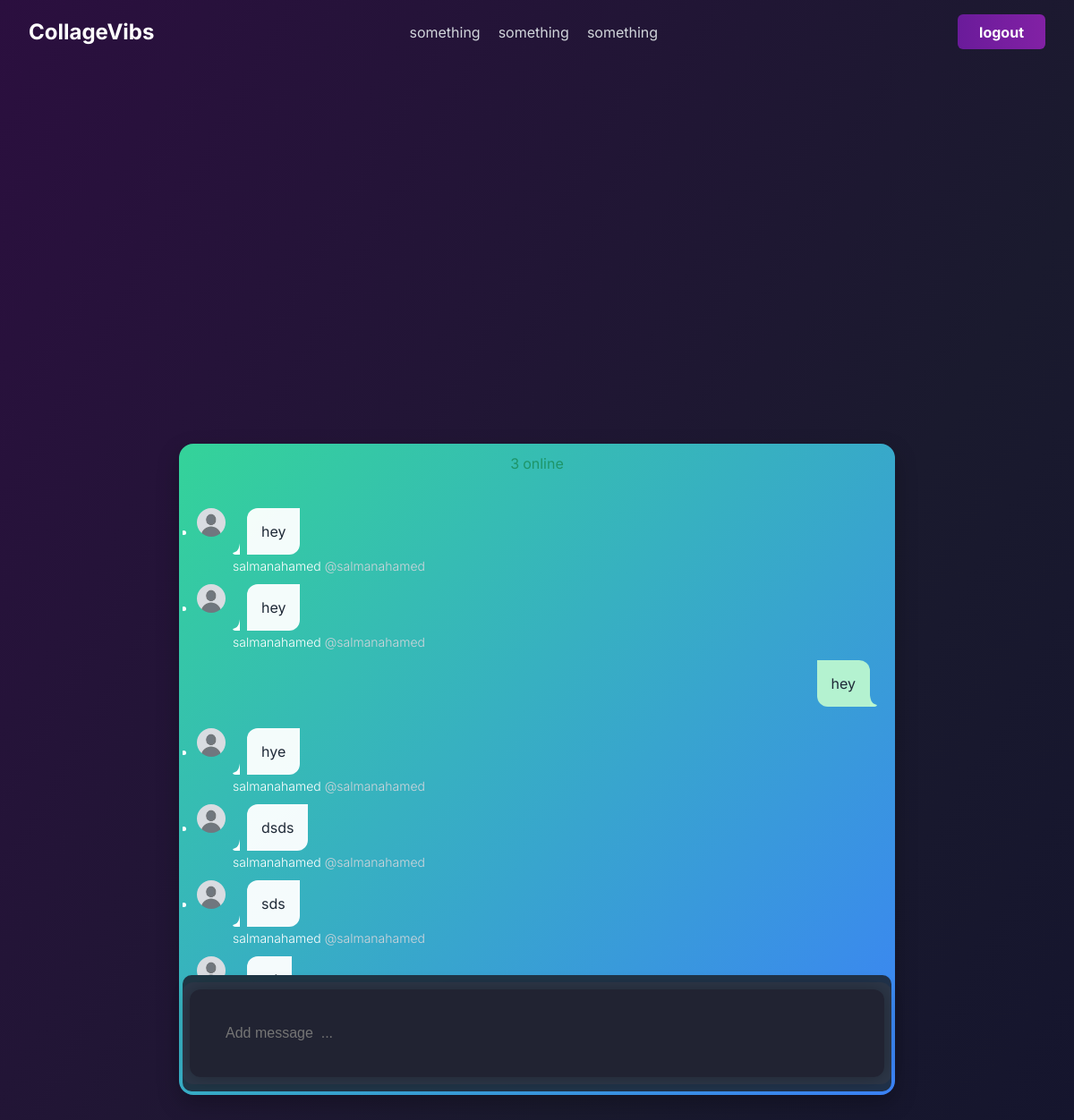
The page /globalchat/ (signed in) on the database its author committed.
### globalchat/models.py (models this page shows, shortened)
class GlobalChatMessage(models.Model):
    user = models.ForeignKey(User, on_delete=models.CASCADE)
    message = models.TextField()
    timestamp = models.DateTimeField(auto_now_add=True)
    class Meta:
        ordering = ['-timestamp']

### globalchat/views.py (the view, shortened to what this page needs)
# urls.py: path('', views.global_chat, name='global_chat'),
@login_required
def global_chat(request):
    global_chat_messages = GlobalChatMessage.objects.all()[:30]
    form = GlobalChatCreateForm()
    context = {
        'global_chat_messages': global_chat_messages,
        'form': form,
    }
    return render(request, 'globalchat/global_chat.html', context)

### globalchat/forms.py
class GlobalChatCreateForm(ModelForm):
    class Meta:
        model = GlobalChatMessage
        fields = ['message']
        widgets = {
        'message': forms.TextInput(attrs={
            'placeholder': 'Add message  ...',
            'maxlength': '300',
            'autofocus': True,
    }),
}

### globalchat/templates/globalchat/global_chat.html (shortened to what this page needs)
{% extends "main/layout.html" %}
{% block content %}
<wrapper class="wrapper">
  <div id="chat_window" class="chat-window">
    <div class="chat-header">
      <span id="online-count" class="online-count">3</span>online
    </div>
    <div id="chat_container" class="chat-container">
      <ul id="chat_messages" class="chat-messages">
    {% for chat in global_chat_messages reversed %}
    {% include "globalchat/global_chat_message.html" %}
    {% endfor %}
      </ul>
    </div>
    <div class="chat-footer">
      <div class="input-wrapper">
      <form
        id="chat_message_form"
        class="input-form"
        hx-ext="ws"
        ws-connect="/ws/globalchat/public-chat/"
        ws-send
        hx-swap="afterend"
        hx-target="#chat_messages"
        _="on htmx:wsAfterSend reset() me">
          {{ form.message }}
      </form>
      </div>
    </div>
  </div>
</wrapper>
{% endblock %}

### globalchat/templates/globalchat/global_chat_message.html
{% if chat.user == user %}
        <li class="message-sent">
          <div class="sent-bubble">
            <span>{{ chat.message }}</span>
          </div>
          <div class="svg-right">
            <svg height="13" width="8">
              <path fill="#bbf7d0" d="M6.3,10.4C1.5,8.7,0.9,5.5,0,0.2L0,13l5.2,0C7,13,9.6,11.5,6.3,10.4z"/>
            </svg>
          </div>
        </li>
    {% else %}
        <li class="message-received">
          <div class="message-row">
            <div class="avatar">
              <a href="#"><img src="{% if chat.user.profile.profile_picture %}{{ chat.user.profile.profile_picture.url }}{% else %}/media/profile_pictures/default.jpg{% endif %}">
</a>
            </div>
            <div class="svg-left">
              <svg height="13" width="8">
                <path fill="white" d="M2.8,13L8,13L8,0.2C7.1,5.5,6.5,8.7,1.7,10.4C-1.6,11.5,1,13,2.8,13z"></path>
              </svg>
            </div>
            <div class="received-bubble">
              <span>{{ chat.message }}</span>
            </div>
          </div>
          <div class="meta-info">
            <span class="user-name">{{ chat.user.username }}</span> <span class="user-handle">@{{ chat.user.username }}</span>
          </div>
        </li>
    {% endif %}

### static/css/style.css (style rules this page uses)
body { background: linear-gradient(120deg, #2b0f3f 0%, #1a1a2e 50%, #0f0f2d 100%); background-attachment: fixed; background-size: cover; color: #d1d5db; padding: 0; margin: 0; font-family: 'Inter', sans-serif; display: flex; flex-direction: column; }
form { display: flex; flex-direction: column; gap: 1em; background: rgba(31, 31, 46, 0.8); padding: 2em; border-radius: 12px; box-shadow: 0 0 20px rgba(0, 0, 0, 0.3); width: 300px; }
form input { padding: 0.5em; border: 1px solid #333; background: #1f1f2e; color: #f0f0f0; border-radius: 6px; }
.wrapper { display: block; width: 100%; max-width: 50rem; margin: 2.5rem auto; padding: 1.5rem; }
.chat-window { height: 45rem; display: flex; flex-direction: column; background: linear-gradient(135deg, #34d399, #3b82f6); border-radius: 1rem; box-shadow: 0 10px 25px rgba(0, 0, 0, 0.25); padding: 0.25rem; position: relative; color: #fff; }
.chat-header { display: flex; justify-content: center; color: #1e9569; background-color: transparent; padding: 0.5rem; position: sticky; top: 0; z-index: 10; }
.online-count { padding-right: 0.25rem; }
.chat-container { overflow-y: auto; flex-grow: 1; }
.chat-messages { display: flex; flex-direction: column; justify-content: flex-end; gap: 0.5rem; padding: 1rem; }
.message-sent { display: flex; justify-content: flex-end; margin-bottom: 1rem; }
.sent-bubble { background-color: rgba(187, 247, 208, 0.95); color: #1f2937; border-top-right-radius: 0.75rem; border-bottom-left-radius: 0.75rem; padding: 1rem; max-width: 75%; }
.svg-right { display: flex; align-items: flex-end; }
.message-received .message-row { display: flex; justify-content: flex-start; }
.avatar img { width: 2rem; height: 2rem; border-radius: 9999px; object-fit: cover; margin-right: 0.5rem; }
.svg-left { display: flex; align-items: flex-end; margin-right: 0.5rem; }
.received-bubble { background-color: rgba(255, 255, 255, 0.95); color: #1f2937; padding: 1rem; max-width: 75%; border-top-left-radius: 0.75rem; border-bottom-right-radius: 0.75rem; }
.meta-info { font-size: 0.875rem; font-weight: 300; padding-top: 0.25rem; padding-bottom: 0.25rem; margin-left: 2.5rem; }
.user-name { color: white; }
.user-handle { color: #d1d5db; }
.chat-footer { position: sticky; bottom: 0; z-index: 10; border-radius: 10px; padding: 0.5rem 0; background-color: rgba(31, 41, 55, 0.9); }
.input-wrapper { display: flex; align-items: center; background: #2d3748; border-radius: 0.75rem; padding: 0.5rem; }
.input-form { width: 100%; }
.input-form input[type="text"] { width: 100%; border: none; background: transparent; color: white; outline: none; font-size: 1rem; }

### rows shown on the page
GlobalChatMessage: message "hey", user.username "salmanahamed"
GlobalChatMessage: message "hey", user.username "salmanahamed"
GlobalChatMessage: message "hey"
GlobalChatMessage: message "hye", user.username "salmanahamed"
GlobalChatMessage: message "dsds", user.username "salmanahamed"
GlobalChatMessage: message "sds", user.username "salmanahamed"
